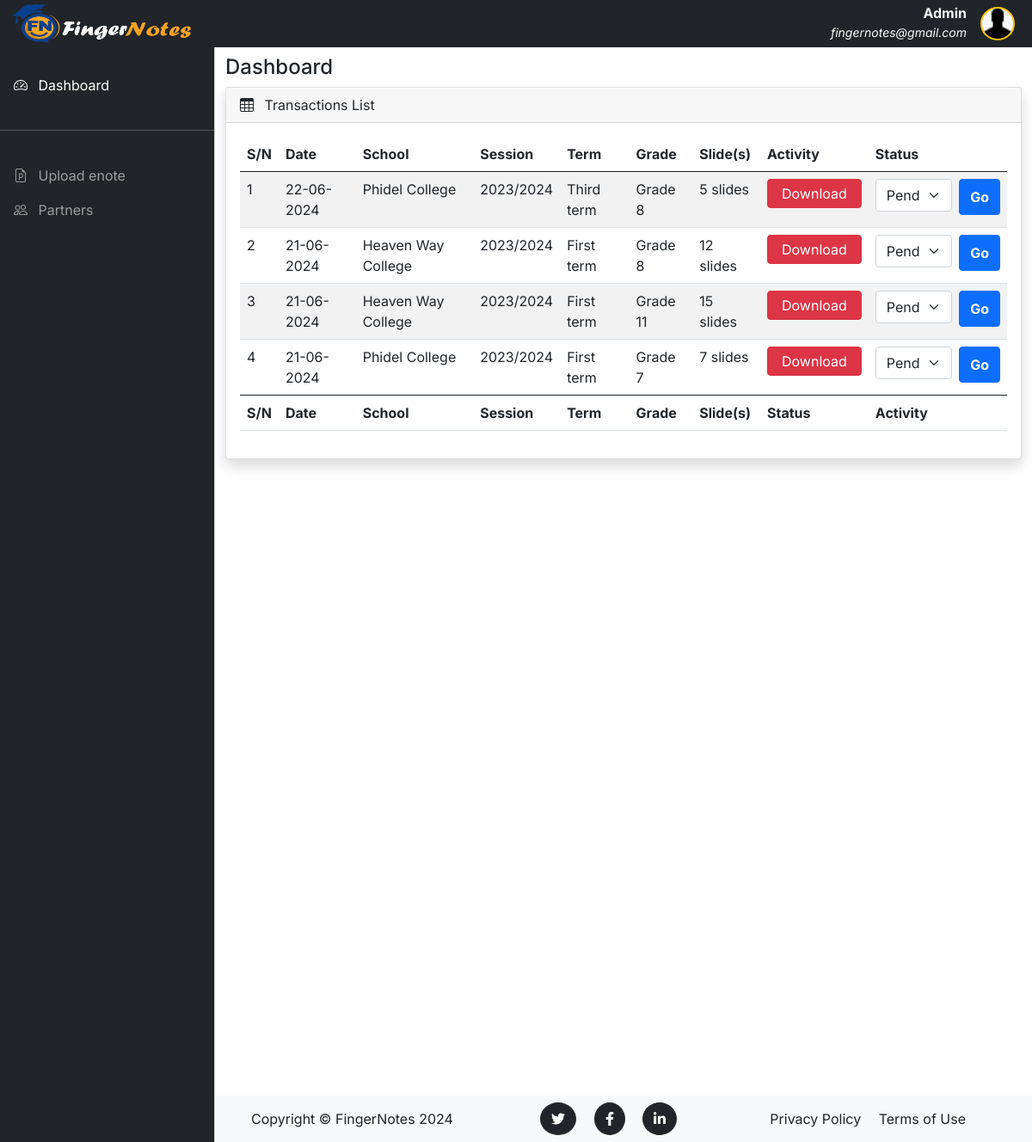
The app's page /admin/dashboard (signed in), older data.
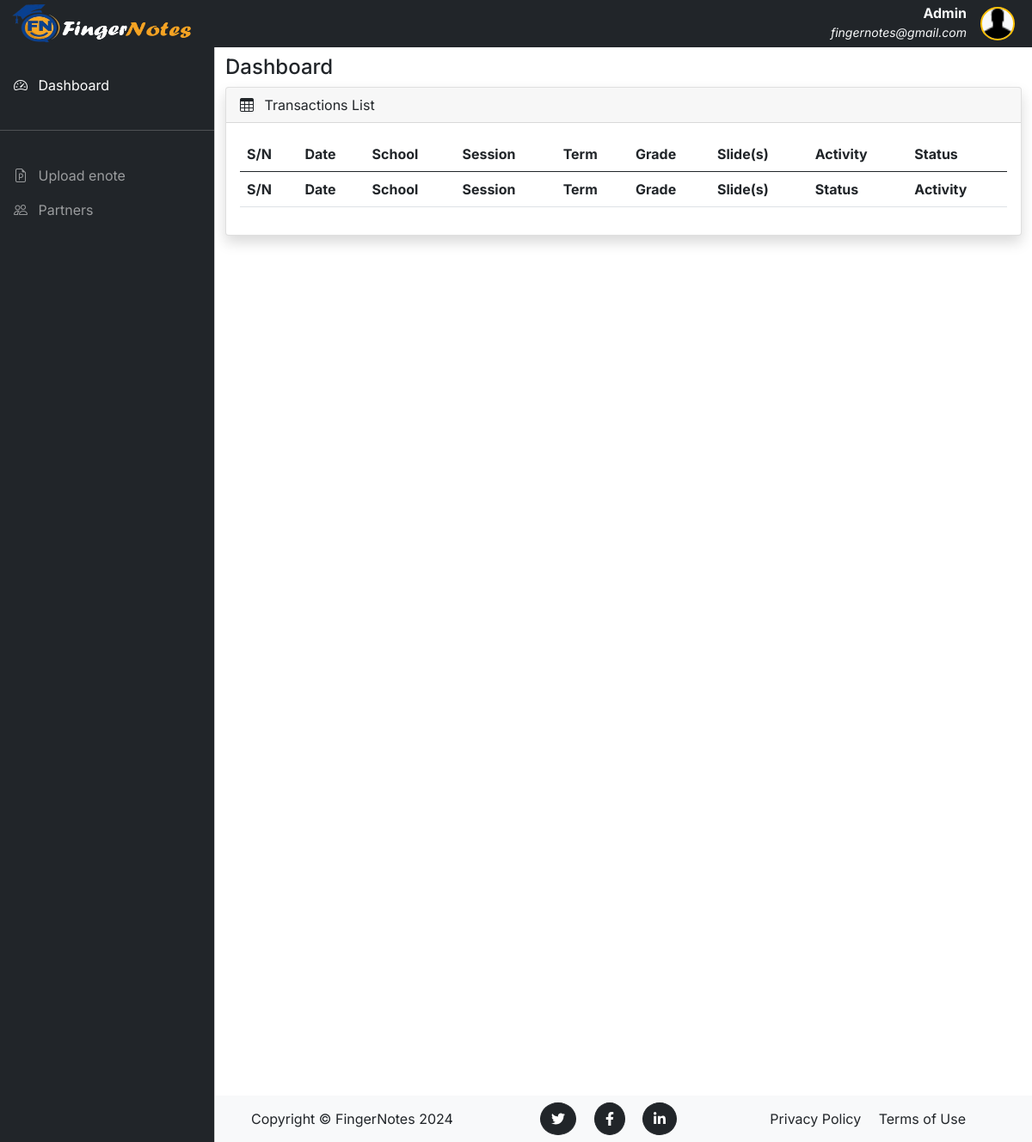
The same page, newer data.
### fingerNotes/models.py (models this page shows, shortened)
class UploadInfo(db.Model):
    __tablename__ = 'uploads'
    id = db.Column(db.Integer, primary_key=True)
    session = db.Column(db.String(20), nullable=False)
    term = db.Column(db.String(20), nullable=False)
    grade = db.Column(db.String(20), nullable=False)
    status = db.Column(db.String(20), default='pending')
    date = db.Column(db.DateTime, nullable=False, default=datetime.now)
    user_id = db.Column(db.Integer, db.ForeignKey('users.id', name='fk_upload_user'), nullable=False)
    files = db.relationship('File', backref='upload_info', lazy=True, cascade='all, delete-orphan')

class User(db.Model, UserMixin):
    __tablename__ = 'users'
    id = db.Column(db.Integer, primary_key=True)
    school_name = db.Column(db.String(120), nullable=False)
    email = db.Column(db.String(120), nullable=False, unique=True)
    country = db.Column(db.String(100), nullable=False)
    image_file = db.Column(db.String(20), nullable=False, default='default.png')
    password = db.Column(db.String(60), nullable=False)
    telephone_no = db.Column(db.String(14))
    school_address = db.Column(db.String(255))
    school_website = db.Column(db.String(255))
    upload_infos = db.relationship('UploadInfo', backref='user', lazy=True, cascade='all, delete-orphan')
    enotes = db.relationship('UploadEnote', backref='user', lazy=True, cascade='all, delete-orphan')

### fingerNotes/routes.py (the view)
@app.route("/admin/dashboard", methods=["GET", "POST"])
@login_required
def admin_dashboard():
    uploads = UploadInfo.query.order_by(UploadInfo.date.desc()).all()
    forms = {upload.id: StatusForm(status=upload.status) for upload in uploads}
    return render_template("admin_dashboard.html", uploads=uploads, form=forms)

### fingerNotes/models.py (called while the page is built)
@login_manager.user_loader
def load_user(user_id):
    return User.query.get(int(user_id))

### fingerNotes/templates/admin_dashboard.html (shortened to what this page needs)
{% extends 'admin_base.html' %} {% set active_page = "admin_dashboard" %} {%
block content %}
<div class="container-fluid">
  <div class="row">
    <div class="col-md-12">
      <h4>Dashboard</h4>
    </div>
  </div>
  <div class="row">
    <div class="col-md-12 mb-3">
      <div class="card shadow">
        <div class="card-header">
          <span><i class="bi bi-table me-2"></i></span> Transactions List
        </div>
        <div class="card-body">
          <div class="table-responsive">
            <table
              id="example"
              class="table table-striped data-table"
              style="width: 100%">
              <thead>
                <tr>
                  <th>S/N</th>
                  <th>Date</th>
                  <th>School</th>
                  <th>Session</th>
                  <th>Term</th>
                  <th>Grade</th>
                  <th>Slide(s)</th>
                  <th>Activity</th>
                  <th>Status</th>
                </tr>
              </thead>
              <tbody>
                {% for upload in uploads %}
                <tr>
                  <td>{{ loop.index }}</td>
                  <td>{{ upload.date.strftime('%d-%m-%Y') }}</td>
                  <td>{{ upload.user.school_name }}</td>
                  <td>{{ upload.session }}</td>
                  <td>{{ upload.term }}</td>
                  <td>{{ upload.grade }}</td>
                  <td>{{ upload.files | length }} slides</td>
                  <td>
                    <a
                      href="{{ url_for('download', school_name=upload.user.school_name, files_id=upload.id) }}"
                      class="float-start btn btn-danger py-1 px-3 shadow-none"
                      >Download</a
                    >
                  </td>
                  <td>
                    <form action="{{ url_for('update_status', id=upload.id) }}" method="POST">
                      <div class="d-xl-flex">
                        {{ form[upload.id].status(class="form-select mb-1 me-2 custom-input") }}
                        {{ form[upload.id].submit(class="btn btn-primary fw-bold shadow-none") }}
                      </div>
                    </form>
                  </td>
                </tr>
                {% endfor %}
              </tbody>
              <tfoot>
                <tr>
                  <th>S/N</th>
                  <th>Date</th>
                  <th>School</th>
                  <th>Session</th>
                  <th>Term</th>
                  <th>Grade</th>
                  <th>Slide(s)</th>
                  <th>Status</th>
                  <th>Activity</th>
                </tr>
              </tfoot>
            </table>
          </div>
        </div>
      </div>
    </div>
  </div>
</div>
{% endblock%}

### fingerNotes/templates/admin_base.html (shortened to what this page needs)
<!DOCTYPE html>
<html lang="en">
    <head>
        <link rel="stylesheet" type="text/css" href="{{ url_for('static', filename='css/dBaord_css/bootstrap.min.css') }}" />
        <link
            rel="stylesheet"
            href="https://cdn.jsdelivr.net/npm/bootstrap-icons@1.4.1/font/bootstrap-icons.css"
        />
        <link rel="stylesheet" type="text/css" href="{{ url_for('static', filename='css/dBaord_css/dataTables.bootstrap5.min.css') }}" />
        <link rel="stylesheet" type="text/css" href="{{ url_for('static', filename='css/dBaord_css/style.css') }}" />
    </head>
    <body>
        <nav class="navbar navbar-expand-lg navbar-light bg-dark fixed-top py-0">
            <div class="container-fluid">
                <a
                class="navbar-brand me-auto ms-lg-0 ms-3 mx-sm-auto"
                href="{{ url_for('homepage')}}"
                ><img style="width: 210px;height: 45px;" src="{{ url_for('static', filename='img/navbar-logo.png') }}" alt=""></a>
                <div class="collapse navbar-collapse" id="topNavBar">
                    <div class="d-block ms-auto my-lg-0">
                        <h6 class="text-end text-light fw-bolder mb-0">Admin</h6>
                        <em class="text-light"><small>fingernotes@gmail.com</small></em>
                    </div>
                    <ul class="navbar-nav">
                        <li class="nav-item dropdown">
                            <a
                                class="nav-link ms-2"
                                href="#"
                                role="button"
                                data-bs-toggle="dropdown"
                                aria-expanded="false"
                            >
                            <img class="rounded-circle bg-light border border-2 border-warning" width="40px" alt="">
                            </a>
                        </li>
                    </ul>
                </div>
            </div>
        </nav>
        <div
        class="offcanvas offcanvas-start sidebar-nav bg-dark"
        tabindex="-1"
        id="sidebar"
        >
            <div class="offcanvas-body p-0">
                <nav class="navbar-dark">
                    <ul class="navbar-nav">
                        <br>
                        <li>
                            <a href="{{ url_for('admin_dashboard') }}" class="nav-link px-3 {{'active' if active_page == 'admin_dashboard'}}">
                                <span class="me-2"><i class="bi bi-speedometer2"></i></span>
                                <span>Dashboard</span>
                            </a>
                        </li>
                        <li class="my-4"><hr class="dropdown-divider bg-light" /></li>
                        <li>
                            <a href="{{ url_for('admin_upload') }}" class="nav-link px-3 {{'active' if active_page == 'admin_upload'}}">
                                <span class="me-2"><i class="bi bi-file-earmark-ppt"></i></span>
                                <span>Upload enote</span>
                            </a>
                        </li>
                        <li>
                            <a href="{{ url_for('admin_partners') }}" class="nav-link px-3 {{'active' if active_page == 'admin_partners'}}">
                                <span class="me-2"><i class="bi bi-people"></i></span>
                                <span>Partners</span>
                            </a>
                        </li>
                    </ul>
                </nav>
            </div>
        </div>
        <main class="mt-5 pt-3">
            {% block content %}
            {% endblock %}
            <footer class="footer mt-10 py-2 text-center bg-light me-auto foot">
                <div class="container">
                    <div class="row align-items-center ">
                        <div class="col-lg-3 text-lg-start">Copyright &copy; FingerNotes 2024</div>
                        <div class="col-lg-3 my-3 my-lg-0">
                            <a class="btn btn-dark btn-social rounded-circle mx-2" href="#!" aria-label="Twitter"><i class="fab fa-twitter"></i></a>
                            <a class="btn btn-dark btn-social rounded-circle mx-2" href="#!" aria-label="Facebook"><i class="fab fa-facebook-f"></i></a>
                            <a class="btn btn-dark btn-social rounded-circle mx-2" href="#!" aria-label="LinkedIn"><i class="fab fa-linkedin-in"></i></a>
                        </div>
                        <div class="col-lg-3 text-lg-end">
                            <a class="link-dark text-decoration-none me-3" href="#!">Privacy Policy</a>
                            <a class="link-dark text-decoration-none" href="#!">Terms of Use</a>
                        </div>
                    </div>
                </div>
            </footer>
        </main>
    </body>
</html>

### fingerNotes/static/css/dBaord_css/style.css (style rules this page uses)
body, button { font-family: "Inter", sans-serif; }
:root { --offcanvas-width: 250px; --topNavbarHeight: 55px; }
.sidebar-nav { width: var(--offcanvas-width); }
@media (min-width: 992px) { body { overflow: auto !important; } }
@media (min-width: 992px) { main { margin-left: var(--offcanvas-width); min-height: 160vh; } }
@media (min-width: 992px) { .sidebar-nav { -webkit-transform: none; transform: none; visibility: visible !important; height: calc(100% - var(--topNavbarHeight)); top: var(--topNavbarHeight); } }
.foot { position: fixed; left: 50; bottom: 0; width: 100%; z-index: 10; }

Row changes from the older to the newer data that the page shows:
removed UploadInfo: date "22-06-2024", user.school_name "Phidel College", session "2023/2024", term "Third term", grade "Grade 8", files|length "5", status "Pending"
removed UploadInfo: date "21-06-2024", user.school_name "Heaven Way College", session "2023/2024", term "First term", grade "Grade 8", files|length "12", status "Pending"
removed UploadInfo: date "21-06-2024", user.school_name "Heaven Way College", session "2023/2024", term "First term", grade "Grade 11", files|length "15", status "Pending"
removed UploadInfo: date "21-06-2024", user.school_name "Phidel College", session "2023/2024", term "First term", grade "Grade 7", files|length "7", status "Pending"
